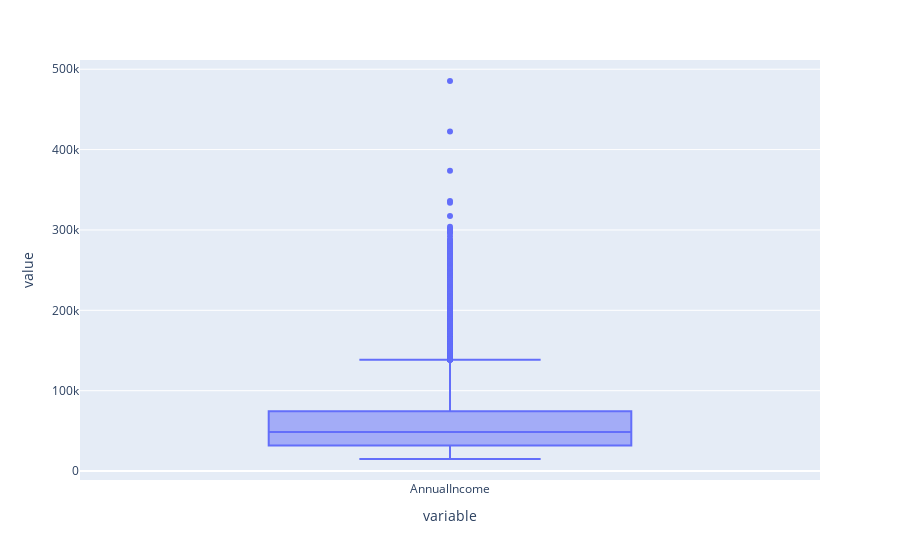

Write notebook code for a chart like this one.
### Markdown cell above
### Scaling loan amount and annual income to IDR

### Code cell
px.box(df["AnnualIncome"])

### Figure 1 — Plotly figure (JSON) as saved in the notebook; plotly's stock layout.template omitted (floating-point values rounded to 4 significant figures; data arrays with more than 128 entries replaced by an {"elided": "..."} marker saying what was removed)
{"data": [{"alignmentgroup": "True", "hovertemplate": "variable=%{x}<br>value=%{y}<extra></extra>", "legendgroup": "", "marker": {"color": "#636efa"}, "name": "", "notched": false, "offsetgroup": "", "orientation": "v", "showlegend": false, "type": "box", "x": {"elided": "20000 str values"}, "x0": " ", "xaxis": "x", "y": {"elided": "20000 int values"}, "y0": " ", "yaxis": "y"}], "layout": {"boxmode": "group", "legend": {"tracegroupgap": 0}, "margin": {"t": 60}, "xaxis": {"anchor": "y", "domain": [0, 1], "title": {"text": "variable"}}, "yaxis": {"anchor": "x", "domain": [0, 1], "title": {"text": "value"}}}}
